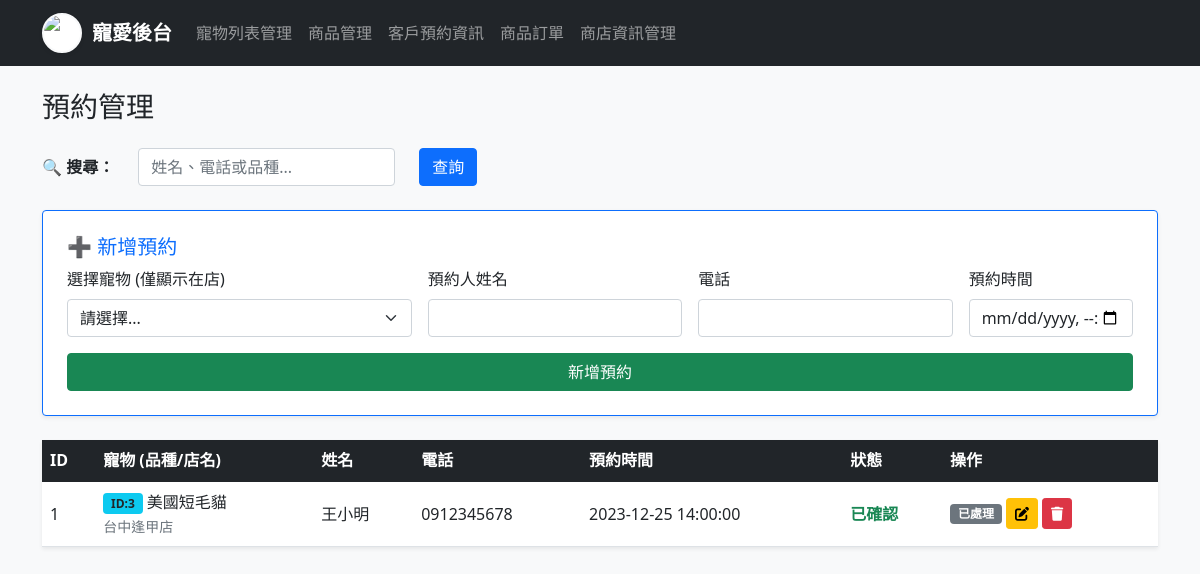
The app's page /reserve_mngt.php with its own data.
### tables this page shows
CREATE TABLE RESERVE (
  rID int(11) NOT NULL AUTO_INCREMENT,
  petID int(11) NOT NULL,
  rName varchar(50) NOT NULL,
  rPhone varchar(20) NOT NULL,
  time datetime NOT NULL,
  status varchar(20) DEFAULT '待確認',
  PRIMARY KEY (`rID`),
  KEY petID (`petID`),
  CONSTRAINT reserve_ibfk_1 FOREIGN KEY (`petID`) REFERENCES PET (`petID`)
);

CREATE TABLE PET (
  petID int(11) NOT NULL AUTO_INCREMENT,
  bID int(11) NOT NULL,
  storeID int(11) NOT NULL,
  birth date DEFAULT NULL,
  sex enum('公','母') DEFAULT '公',
  personality varchar(255) DEFAULT NULL,
  status varchar(20) DEFAULT '在店',
  petprice int(11) DEFAULT 0,
  PRIMARY KEY (`petID`),
  KEY bID (`bID`),
  KEY storeID (`storeID`),
  CONSTRAINT pet_ibfk_1 FOREIGN KEY (`bID`) REFERENCES BREED (`bID`),
  CONSTRAINT pet_ibfk_2 FOREIGN KEY (`storeID`) REFERENCES STORE (`storeID`)
);

CREATE TABLE BREED (
  bID int(11) NOT NULL AUTO_INCREMENT,
  sID int(11) NOT NULL,
  bName varchar(50) NOT NULL,
  PRIMARY KEY (`bID`),
  KEY sID (`sID`),
  CONSTRAINT breed_ibfk_1 FOREIGN KEY (`sID`) REFERENCES SPECIE (`sID`)
);

CREATE TABLE STORE (
  storeID int(11) NOT NULL AUTO_INCREMENT,
  storeName varchar(50) NOT NULL,
  address varchar(100) DEFAULT NULL,
  Phone varchar(20) DEFAULT NULL,
  worktime varchar(50) DEFAULT NULL,
  PRIMARY KEY (`storeID`)
);

### reserve_mngt.php (the view, shortened to what this page needs)
<?php
include 'db_connect.php';
$editData = null;
$searchKeyword = '';
$sql_query = "SELECT reserve.*, pet.petID, breed.bName, store.storeName
              FROM reserve
              JOIN pet ON reserve.petID = pet.petID
              JOIN breed ON pet.bID = breed.bID
              JOIN store ON pet.storeID = store.storeID";
$sql_query .= " ORDER BY reserve.time DESC";
?>
<!DOCTYPE html>
<html lang="zh-TW">
<head>
    <link href="https://cdn.jsdelivr.net/npm/bootstrap@5.1.3/dist/css/bootstrap.min.css" rel="stylesheet">
    <link rel="stylesheet" href="https://cdnjs.cloudflare.com/ajax/libs/font-awesome/6.0.0/css/all.min.css">
</head>
<body class="bg-light">
    <?php include 'navbar.php'; ?>
    <div class="container mt-4">
        <h3 class="mb-4">預約管理</h3>
        <form method="get" class="row mb-4 align-items-center">
            <div class="col-auto">
                <label class="col-form-label fw-bold">🔍 搜尋：</label>
            </div>
            <div class="col-auto">
                <input type="text" name="search" class="form-control" placeholder="姓名、電話或品種..."
                       value="<?php echo htmlspecialchars($searchKeyword); ?>">
            </div>
            <div class="col-auto">
                <button type="submit" class="btn btn-primary">查詢</button>
            </div>
        </form>
        <form method="post" class="card p-4 mb-4 bg-white shadow-sm border-primary">
            <h5 class="card-title text-primary"><?php echo $editData ? '✏️ 編輯預約' : '➕ 新增預約'; ?></h5>
            <div class="row g-3">
                <div class="col-md-4">
                    <label class="form-label">選擇寵物 (僅顯示在店)</label>
                    <select name="petID" class="form-select" required>
                        <option value="">請選擇...</option>
                    </select>
                </div>
                <div class="col-md-3">
                    <label class="form-label">預約人姓名</label>
                    <input type="text" name="rName" class="form-control" required
                           value="<?php echo $editData['rName'] ?? ''; ?>">
                </div>
                <div class="col-md-3">
                    <label class="form-label">電話</label>
                    <input type="text" name="rPhone" class="form-control" required
                           value="<?php echo $editData['rPhone'] ?? ''; ?>">
                </div>
                <div class="col-md-2">
                    <label class="form-label">預約時間</label>
                    <?php
                        $timeValue = '';
                    ?>
                    <input type="datetime-local" name="time" class="form-control" required
                           value="<?php echo $timeValue; ?>">
                </div>
                <div class="col-12">
                    <button type="submit" name="save" class="btn <?php echo $editData ? 'btn-warning' : 'btn-success'; ?> w-100">
                        <?php echo $editData ? '確認修改' : '新增預約'; ?>
                    </button>
                </div>
            </div>
        </form>
        <table class="table table-hover bg-white shadow-sm align-middle">
            <thead class="table-dark">
                <tr>
                    <th>ID</th>
                    <th>寵物 (品種/店名)</th>
                    <th>姓名</th>
                    <th>電話</th>
                    <th>預約時間</th>
                    <th>狀態</th>
                    <th>操作</th>
                </tr>
            </thead>
            <tbody>
                <?php
                $result = $conn->query($sql_query);
                if ($result->num_rows > 0) {
                    while ($row = $result->fetch_assoc()) {
                        $statusClass = ($row['status']=='已確認') ? 'text-success fw-bold' : 'text-danger';
                        $confirmBtn = "";
                        if ($row['status'] == '待確認') {
                            $confirmBtn = "<a href='?confirm={$row['rID']}&petID={$row['petID']}' class='btn btn-outline-success btn-sm' title='確認並鎖定寵物'><i class='fas fa-check'></i> 確認</a>";
                        } else {
                            $confirmBtn = "<span class='badge bg-secondary'>已處理</span>";
                        }
                        $showName = $row['rName'];
                        $showPhone = $row['rPhone'];
                        echo "<tr>
                                <td>{$row['rID']}</td>
                                <td>
                                    <span class='badge bg-info text-dark'>ID:{$row['petID']}</span>
                                    {$row['bName']}<br>
                                    <small class='text-muted'>{$row['storeName']}</small>
                                </td>
                                <td>{$showName}</td>
                                <td>{$showPhone}</td>
                                <td>{$row['time']}</td>
                                <td class='$statusClass'>{$row['status']}</td>
                                <td>
                                    $confirmBtn
                                    <a href='?edit={$row['rID']}' class='btn btn-warning btn-sm'><i class='fas fa-edit'></i></a>
                                    <a href='?del={$row['rID']}' class='btn btn-danger btn-sm' onclick='return confirm(\"確定刪除此預約？\")'><i class='fas fa-trash'></i></a>
                                </td>
                              </tr>";
                    }
                } else {
                    echo "<tr><td colspan='7' class='text-center p-4 text-muted'>查無資料</td></tr>";
                }
                ?>
            </tbody>
        </table>
    </div>
</body>
</html>

### records on screen
reserve: rID "1", petID.petID "3", breed.bName "美國短毛貓", store.storeName "台中逢甲店", rName "王小明", rPhone "0912345678", time "2023-12-25 14:00:00", status "已確認", shows "已處理"
